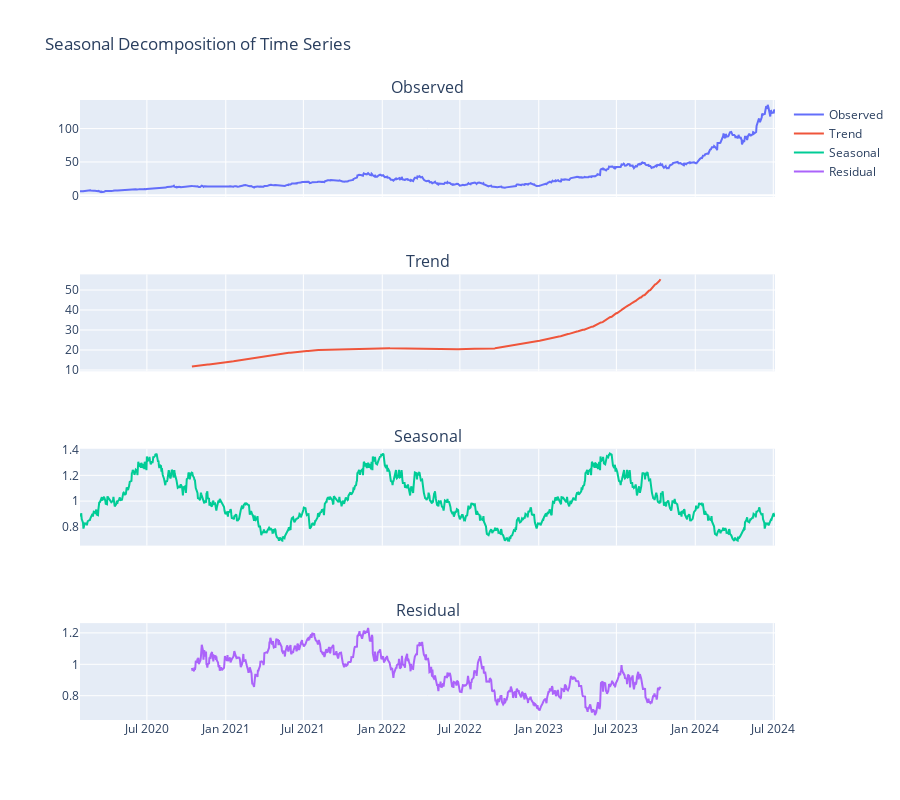

The notebook cell this image was saved under:
### Code cell
from statsmodels.tsa.seasonal import seasonal_decompose

# Decompose the time series
decomposition = seasonal_decompose(stocks[sto,'Close'], model='multiplicative', period=365)

# Create DataFrames for each component
observed = decomposition.observed.to_frame(name='Observed')
trend = decomposition.trend.to_frame(name='Trend')
seasonal = decomposition.seasonal.to_frame(name='Seasonal')
residual = decomposition.resid.to_frame(name='Residual')

fig = make_subplots(rows=4, cols=1, shared_xaxes=True, subplot_titles=('Observed', 'Trend', 'Seasonal', 'Residual'))

fig.add_trace(go.Scatter(x=observed.index, y=observed['Observed'], name='Observed'), row=1, col=1)
fig.add_trace(go.Scatter(x=trend.index, y=trend['Trend'], name='Trend'), row=2, col=1)
fig.add_trace(go.Scatter(x=seasonal.index, y=seasonal['Seasonal'], name='Seasonal'), row=3, col=1)
fig.add_trace(go.Scatter(x=residual.index, y=residual['Residual'], name='Residual'), row=4, col=1)

# Update layout
fig.update_layout(height=800, width=900, title_text="Seasonal Decomposition of Time Series")
fig.show()

### Figure 1 — Plotly figure (JSON) as saved in the notebook; plotly's stock layout.template omitted (floating-point values rounded to 4 significant figures; data arrays with more than 128 entries replaced by an {"elided": "..."} marker saying what was removed)
{"data": [{"name": "Observed", "type": "scatter", "x": {"elided": "1118 str values"}, "xaxis": "x", "y": {"elided": "1118 float values"}, "yaxis": "y"}, {"name": "Trend", "type": "scatter", "x": {"elided": "1118 str values"}, "xaxis": "x2", "y": {"elided": "1118 float values"}, "yaxis": "y2"}, {"name": "Seasonal", "type": "scatter", "x": {"elided": "1118 str values"}, "xaxis": "x3", "y": {"elided": "1118 float values"}, "yaxis": "y3"}, {"name": "Residual", "type": "scatter", "x": {"elided": "1118 str values"}, "xaxis": "x4", "y": {"elided": "1118 float values"}, "yaxis": "y4"}], "layout": {"annotations": [{"font": {"size": 16}, "showarrow": false, "text": "Observed", "x": 0.5, "xanchor": "center", "xref": "paper", "y": 1.0, "yanchor": "bottom", "yref": "paper"}, {"font": {"size": 16}, "showarrow": false, "text": "Trend", "x": 0.5, "xanchor": "center", "xref": "paper", "y": 0.7188, "yanchor": "bottom", "yref": "paper"}, {"font": {"size": 16}, "showarrow": false, "text": "Seasonal", "x": 0.5, "xanchor": "center", "xref": "paper", "y": 0.4375, "yanchor": "bottom", "yref": "paper"}, {"font": {"size": 16}, "showarrow": false, "text": "Residual", "x": 0.5, "xanchor": "center", "xref": "paper", "y": 0.1562, "yanchor": "bottom", "yref": "paper"}], "height": 800, "title": {"text": "Seasonal Decomposition of Time Series"}, "width": 900, "xaxis": {"anchor": "y", "domain": [0.0, 1.0], "matches": "x4", "showticklabels": false}, "xaxis2": {"anchor": "y2", "domain": [0.0, 1.0], "matches": "x4", "showticklabels": false}, "xaxis3": {"anchor": "y3", "domain": [0.0, 1.0], "matches": "x4", "showticklabels": false}, "xaxis4": {"anchor": "y4", "domain": [0.0, 1.0]}, "yaxis": {"anchor": "x", "domain": [0.8438, 1.0]}, "yaxis2": {"anchor": "x2", "domain": [0.5625, 0.7188]}, "yaxis3": {"anchor": "x3", "domain": [0.2812, 0.4375]}, "yaxis4": {"anchor": "x4", "domain": [0.0, 0.1562]}}}
